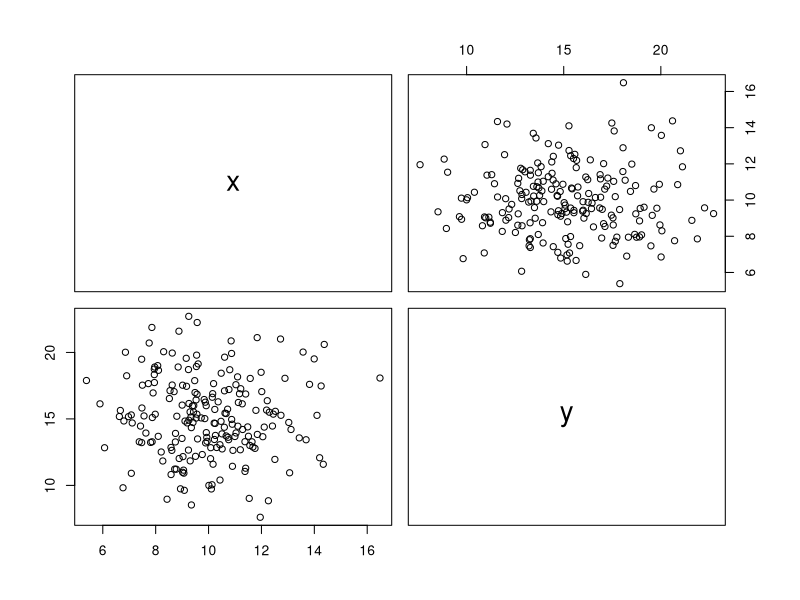
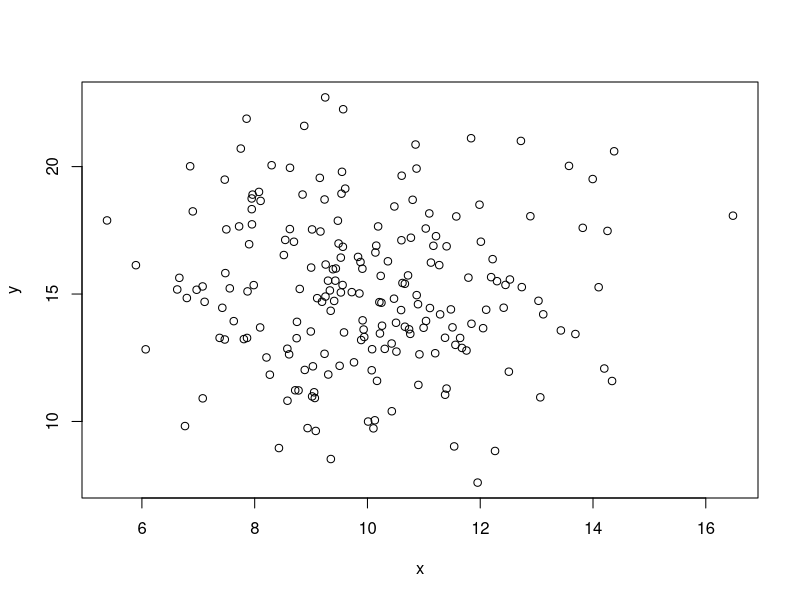

The R script that drew these images, in order: (Note: this script raises an error after producing the figures.)
## ---- chunk 1
## Generación de muestras X e Y
set.seed(123) 
# Definir parámetros
n <- 200 # cant observ
μX <- 10 # media de x
σX <- 2 # desv std x
μY <- 15 # media de y
σY <- 3 # desv std y

# Generar random variables dependientes
Z1 <- rnorm(n)
Z2 <- rnorm(n)

x <- μX + σX * Z1
y <- μY + σY * Z2

dat <- cbind(x,y) #junto los valores en una lista

## ---- chunk 2
pairs(dat) # otra forma de verificar relación, una matriz de diagramas de dispersión
plot(dat)

## ---- chunk 3
# Realizo regresión lineal 
modelo <- lm(y ~ x, data = data.frame(dat))
summary(regresion)
#boxplot(regresion$residuals)
## ---- chunk 4
library(psych)
library(GGally)
ggpairs(dat, aes(alpha = 0.5),lower = list(continuous = "smooth"))

# Creamos el gráfico
plot(x, y, pch = 19, col = "lightblue")
# Línea de regresión
abline(lm(y ~ x), col = "red", lwd = 3)
#pairs.panels(x = data.frame(dat), ellipses = FALSE, lm = TRUE, method = "pearson")

## ---- chunk 5
set.seed(123)  # Set a seed for reproducibility

# Definir parámetros
n <- 200 # cant observ
μX <- 10
σX <- 2
μY <- 15
σY <- 3
ρ <- 0.7 #grado de correlación

# Generar random variables dependientes
Z1 <- rnorm(n)
Z2 <- rnorm(n)

x <- μX + σX * Z1
y <- μY + σY * (ρ * x + sqrt(1 - ρ^2) * Z2)
dat <- cbind(x,y) #junto los valores en una lista
plot(dat)
## ---- chunk 6
ggpairs(dat, aes(alpha = 0.5),lower = list(continuous = "smooth"))
## ---- chunk 7
# Realizo regresión lineal 
modelo <- lm(y ~ x, data = data.frame(dat))
summary(modelo)
## ---- chunk 8
set.seed(123)
Z1 <- rnorm(20)
x <- μX + σX * Z1
predict(object=modelo, newdata=data.frame(x))
## ---- chunk 9
# Establecer numero de simulaciones
num_simulations <- 1000
n <- 100
# Establecer parametros del modelo
intercept <- 4.9
beta <- 1.02
error_std_dev <- 2.138

# Inicializar vectores que contendrán los coeficientes estimados
pendientes <- vector(length = num_simulations)
intercepts <- vector(length = num_simulations)

# Perform the simulations
for (i in 1:num_simulations) {
  # Generate the independent variable (x)
  Z1 <- rnorm(n)
  x <- μX + σX * Z1
  
  # Generate the dependent variable (y) using the model equation
  y <- intercept + beta * x + rnorm(n, 0, error_std_dev)
  #μY + σY * (ρ * Z1 + sqrt(1 - ρ^2) * Z2)
  
  # Fit the linear regression model
  model <- lm(y ~ x)
  pendientes[i] <- model$coefficients[2]
  intercepts[i] <- model$coefficients[1]
}


## ---- chunk 10
par(mfrow = c(1, 2))
hist(pendientes, main = "Distribución de Pendiente",xlab = "Pendiente")
abline(v = mean(pendientes), col="red", lwd=3, lty=2)
hist(intercepts, main = "Distribución de Intercept", xlab = "Intercept")
abline(v = mean(intercepts), col="red", lwd=3, lty=2)

## ---- chunk 11
par(mfrow = c(1, 2))
plot(density(pendientes))
plot(density(intercepts))
## ---- chunk 12
# Establecer numero de simulaciones
num_simulations <- 1000
n <- 100
# Establecer parametros del modelo
intercept <- 4.9
beta <- 2
error_std_dev <- 1

# Inicializar vectores que contendrán los coeficientes estimados
pendientes <- vector(length = num_simulations)
intercepts <- vector(length = num_simulations)

# Perform the simulations
for (i in 1:num_simulations) {
  # Generate the independent variable (x)
  x <- runif(n)
  # plot(x)
  
  # Generate the dependent variable (y) using the model equation
  y <- intercept + beta * x + rnorm(n, 0, error_std_dev)
  
  # Fit the linear regression model
  model <- lm(y ~ x)
  pendientes[i] <- model$coefficients[2]
  intercepts[i] <- model$coefficients[1]
}
par(mfrow = c(2, 2))
hist(pendientes, main = "Distribución de Pendiente Estimadas",xlab = "Pendiente")
hist(intercepts, main = "Distribución de Intercept Estimados", xlab = "Intercept")
plot(density(pendientes))
plot(density(intercepts))
